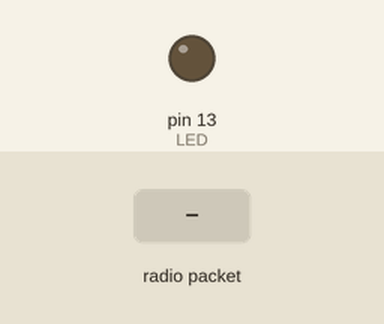
This sketch was run on a simulated Arduino Mega 2560, built with avr-gcc and run on an emulated ATmega2560. Parts: output pins drawn as LEDs (lit = HIGH). The test bench sets the inputs (shaded band). No radio packets arrive unless stated; pins used as bus, display or sensor lines are not drawn; what the sketch prints to the serial monitor is not drawn.

Above: at 1.3 s.
1.4 s: radio packet "1" arrives
Timing chart, 0 to 4.4 s (numbered marks = the images above; inputs shaded):
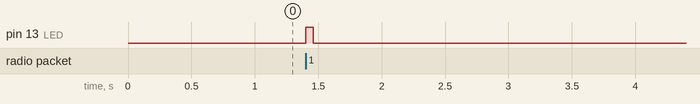

The sketch:

Emergency_Feather95_RX.ino
```cpp
// Feather9x_RX
// -*- mode: C++ -*-
// Example sketch showing how to create a simple messaging client (receiver)
// with the RH_RF95 class. RH_RF95 class does not provide for addressing or
// reliability, so you should only use RH_RF95 if you do not need the higher
// level messaging abilities.
// It is designed to work with the other example Feather9x_TX

#include <SPI.h>
#include <RH_RF95.h>

/* for Feather32u4 RFM9x */
#define RFM95_CS 8
#define RFM95_RST 4
#define RFM95_INT 7

// Change to 434.0 or other frequency, must match RX's freq!
#define RF95_FREQ 915.0

// Singleton instance of the radio driver
RH_RF95 rf95(RFM95_CS, RFM95_INT);

// Blinky on receipt
#define LED 13

// ================== Battery Management ==================
// Battery voltage measurement pin
#define VBATPIN A9

// Function for calculating battery percentage
void measureBattery(float *measured);

// flot variable that will store hold the battery voltage;
float measuredvbat = 0;


void setup()
{
  pinMode(LED, OUTPUT);
  pinMode(RFM95_RST, OUTPUT);
  digitalWrite(RFM95_RST, HIGH);

  Serial.begin(115200);
  while (!Serial) {
    delay(1);
  }
  delay(100);

  Serial.println("Feather LoRa RX Test!");

  // manual reset
  digitalWrite(RFM95_RST, LOW);
  delay(10);
  digitalWrite(RFM95_RST, HIGH);
  delay(10);

  while (!rf95.init()) {
    Serial.println("LoRa radio init failed");
    Serial.println("Uncomment '#define SERIAL_DEBUG' in RH_RF95.cpp for detailed debug info");
    while (1);
  }
  Serial.println("LoRa radio init OK!");

  // Defaults after init are 434.0MHz, modulation GFSK_Rb250Fd250, +13dbM
  if (!rf95.setFrequency(RF95_FREQ)) {
    Serial.println("setFrequency failed");
    while (1);
  }
  Serial.print("Set Freq to: "); Serial.println(RF95_FREQ);

  // Defaults after init are 434.0MHz, 13dBm, Bw = 125 kHz, Cr = 4/5, Sf = 128chips/symbol, CRC on

  // The default transmitter power is 13dBm, using PA_BOOST.
  // If you are using RFM95/96/97/98 modules which uses the PA_BOOST transmitter pin, then
  // you can set transmitter powers from 5 to 23 dBm:
  rf95.setTxPower(23, false);
}

void loop()
{
  if (rf95.available())
  {
    // Should be a message for us now
    uint8_t buf[RH_RF95_MAX_MESSAGE_LEN];
    uint8_t len = sizeof(buf);

    if (rf95.recv(buf, &len))
    {
      digitalWrite(LED, HIGH);
      RH_RF95::printBuffer("Received: ", buf, len);
      Serial.print("Got: ");
      Serial.println((char*)buf);
       Serial.print("RSSI: ");
      Serial.println(rf95.lastRssi(), DEC);

      // Send a reply
      uint8_t data[] = "And hello back to you";
      rf95.send(data, sizeof(data));
      rf95.waitPacketSent();
      Serial.println("Sent a reply");
      digitalWrite(LED, LOW);
    }
    else
    {
      Serial.println("Receive failed");
    }

    measuredvbat = analogRead(VBATPIN);
    measureBattery(&measuredvbat);
    Serial.print("VBat: " ); Serial.println(measuredvbat);

  }
}

void measureBattery(float *measured){
  *measured *= 2;    // we divided by 2, so multiply back
  *measured *= 3.3;  // Multiply by 3.3V, our reference voltage
  *measured /= 1024; // convert to voltage
}
```

Measured:
- after the input at 1.4 s, pin 13 (LED): LOW → HIGH at once, → LOW 0.06 s later
